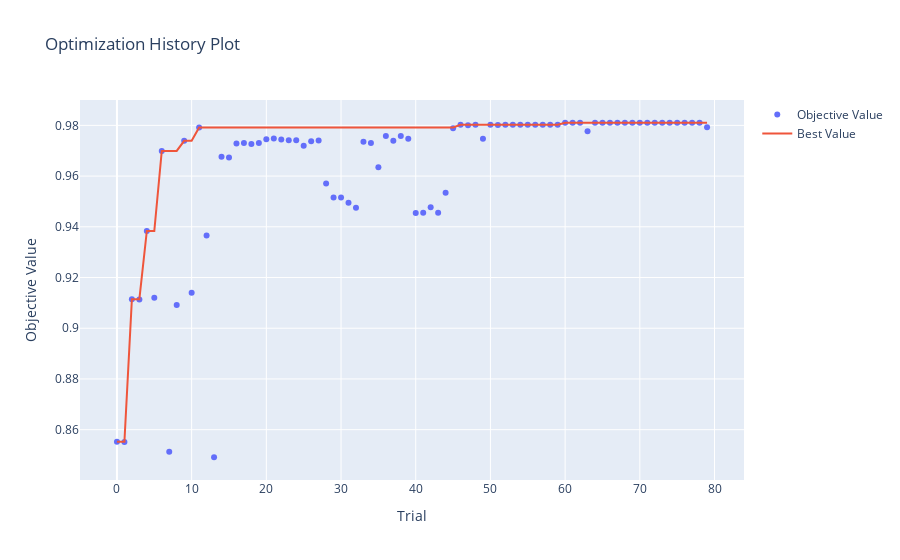

Notebook source saved alongside this figure:
### Code cell
import pandas as pd
import yaml

def display_study(study: optuna.study.Study) -> None:
    df_trials: pd.DataFrame = study.trials_dataframe()
    df_trials = df_trials.dropna(ignore_index=True)

    # Concatenate trials and scores
    df_scores = pd.DataFrame.from_records(df_trials['user_attrs_scores'])
    df_resuls = pd.concat([df_scores, df_trials], axis=1)

    # Clear dataframe
    df_resuls = df_resuls.set_index("number")
    df_resuls = df_resuls.drop([
        'datetime_complete', 
        "datetime_start", 
        "duration", 
        'value', 
        'user_attrs_scores'
        ], axis=1)

    # Sort by favorite metric
    df_resuls = df_resuls.sort_values('test_f1', ascending=False)

    # Stylize with a little color
    df_style = df_resuls.style
    df_style.bar(df_resuls.columns[:2], color='LightSalmon', width=50, height=20)
    df_style.format(precision=2, subset=df_resuls.columns[:2])
    df_style.highlight_max(
        subset=df_resuls.columns[2:7], 
        props="background-color:lightblue;color:black"
        )

    # Plot experiment history
    fig = optuna.visualization.plot_optimization_history(study)
    fig.show()
    display(df_style)

print('Best Trial:', study.best_trial.number)
print("---")
print(yaml.dump(study.best_params))
print("---")
print(yaml.dump(study.best_trial.user_attrs))
display_study(study)

### Figure 1 — Plotly figure (JSON) as saved in the notebook; plotly's stock layout.template omitted (floating-point values rounded to 4 significant figures)
{"data": [{"mode": "markers", "name": "Objective Value", "type": "scatter", "x": [0, 1, 2, 3, 4, 5, 6, 7, 8, 9, 10, 11, 12, 13, 14, 15, 16, 17, 18, 19, 20, 21, 22, 23, 24, 25, 26, 27, 28, 29, 30, 31, 32, 33, 34, 35, 36, 37, 38, 39, 40, 41, 42, 43, 44, 45, 46, 47, 48, 49, 50, 51, 52, 53, 54, 55, 56, 57, 58, 59, 60, 61, 62, 63, 64, 65, 66, 67, 68, 69, 70, 71, 72, 73, 74, 75, 76, 77, 78, 79], "y": [0.8552, 0.8551, 0.9115, 0.9113, 0.9383, 0.912, 0.9699, 0.8513, 0.9092, 0.9739, 0.914, 0.9792, 0.9366, 0.8491, 0.9676, 0.9674, 0.9729, 0.973, 0.9727, 0.9731, 0.9745, 0.9749, 0.9744, 0.9741, 0.9741, 0.972, 0.9738, 0.974, 0.9571, 0.9516, 0.9515, 0.9495, 0.9475, 0.9736, 0.9731, 0.9635, 0.9758, 0.9739, 0.9758, 0.9747, 0.9454, 0.9455, 0.9477, 0.9455, 0.9535, 0.9789, 0.9802, 0.9801, 0.9802, 0.9747, 0.9802, 0.9801, 0.9802, 0.9802, 0.9802, 0.9802, 0.9802, 0.9802, 0.9802, 0.9802, 0.981, 0.981, 0.981, 0.9777, 0.981, 0.981, 0.981, 0.981, 0.981, 0.981, 0.981, 0.981, 0.981, 0.981, 0.981, 0.981, 0.981, 0.981, 0.981, 0.9792]}, {"mode": "lines", "name": "Best Value", "type": "scatter", "x": [0, 1, 2, 3, 4, 5, 6, 7, 8, 9, 10, 11, 12, 13, 14, 15, 16, 17, 18, 19, 20, 21, 22, 23, 24, 25, 26, 27, 28, 29, 30, 31, 32, 33, 34, 35, 36, 37, 38, 39, 40, 41, 42, 43, 44, 45, 46, 47, 48, 49, 50, 51, 52, 53, 54, 55, 56, 57, 58, 59, 60, 61, 62, 63, 64, 65, 66, 67, 68, 69, 70, 71, 72, 73, 74, 75, 76, 77, 78, 79], "y": [0.8552, 0.8552, 0.9115, 0.9115, 0.9383, 0.9383, 0.9699, 0.9699, 0.9699, 0.9739, 0.9739, 0.9792, 0.9792, 0.9792, 0.9792, 0.9792, 0.9792, 0.9792, 0.9792, 0.9792, 0.9792, 0.9792, 0.9792, 0.9792, 0.9792, 0.9792, 0.9792, 0.9792, 0.9792, 0.9792, 0.9792, 0.9792, 0.9792, 0.9792, 0.9792, 0.9792, 0.9792, 0.9792, 0.9792, 0.9792, 0.9792, 0.9792, 0.9792, 0.9792, 0.9792, 0.9792, 0.9802, 0.9802, 0.9802, 0.9802, 0.9802, 0.9802, 0.9802, 0.9802, 0.9802, 0.9802, 0.9802, 0.9802, 0.9802, 0.9802, 0.981, 0.981, 0.981, 0.981, 0.981, 0.981, 0.981, 0.981, 0.981, 0.981, 0.981, 0.981, 0.981, 0.981, 0.981, 0.981, 0.981, 0.981, 0.981, 0.981]}, {"marker": {"color": "#cccccc"}, "mode": "markers", "name": "Infeasible Trial", "showlegend": false, "type": "scatter", "x": [], "y": []}], "layout": {"title": {"text": "Optimization History Plot"}, "xaxis": {"title": {"text": "Trial"}}, "yaxis": {"title": {"text": "Objective Value"}}}}
